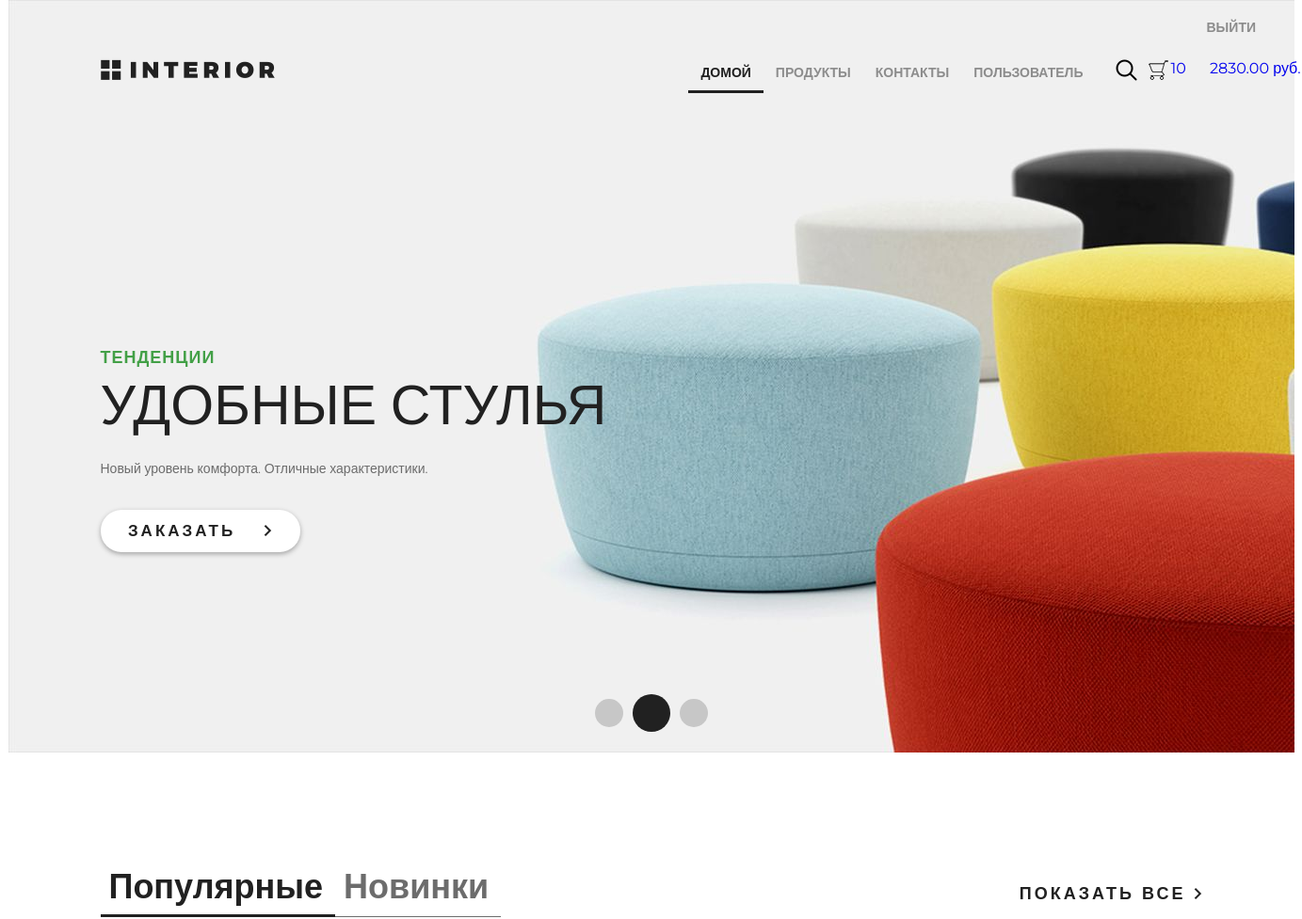
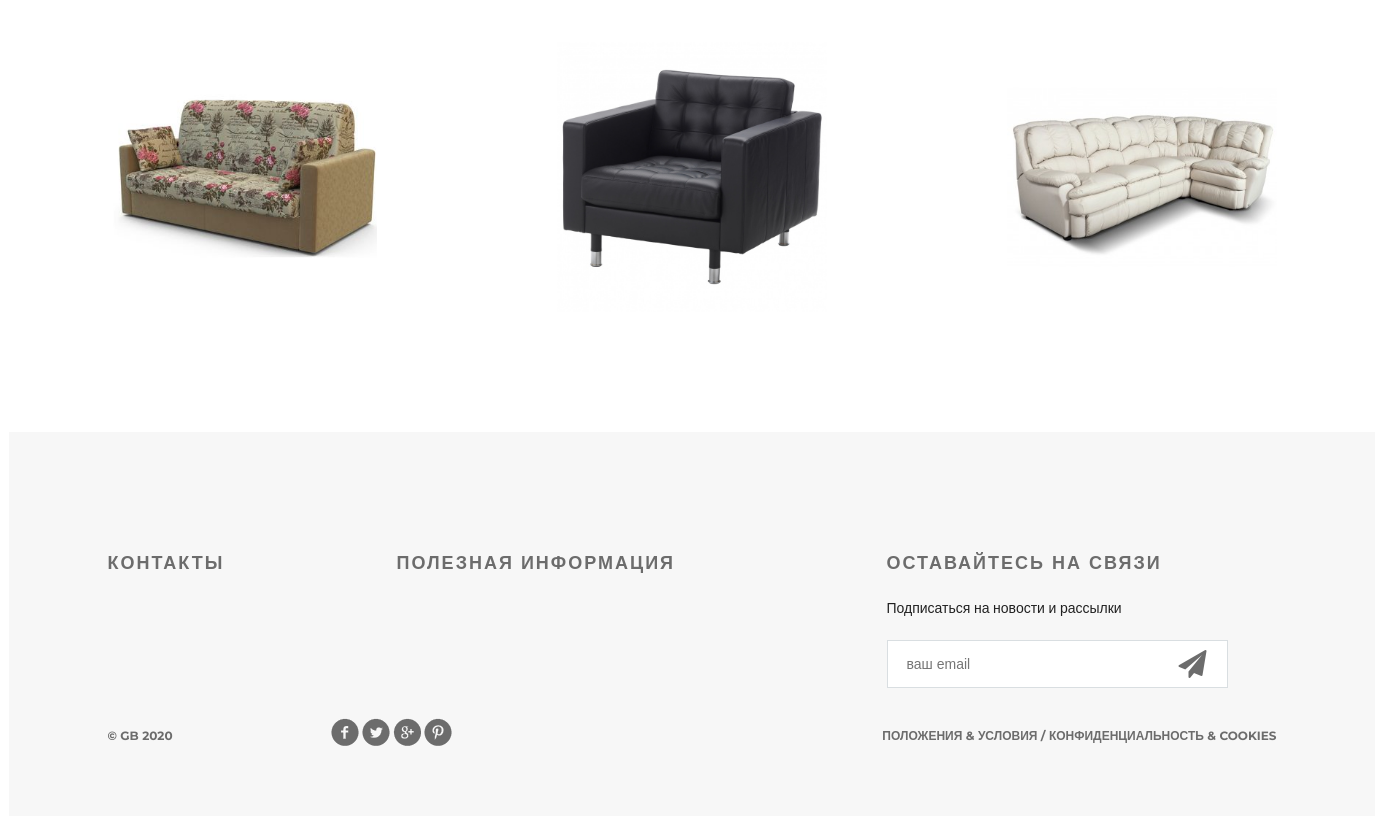
Page / (signed in) on the committed database (2 pictures, top to bottom).
### authapp/models.py (models this page shows)
class ShopUser(AbstractUser):
    avatar = models.ImageField(verbose_name='аватарка', upload_to='avatars', blank=True, null=True)
    age = models.PositiveSmallIntegerField(verbose_name='возраст', blank=True, null=True)

### basketapp/models.py (models this page shows, shortened)
class Order(models.Model):
    user = models.ForeignKey(settings.AUTH_USER_MODEL, on_delete=models.CASCADE, verbose_name='Пользователь')
    status = models.CharField(max_length=100, choices=ORDER_STATUSES, default=ORDER_START, verbose_name='Статус')
    total = models.PositiveIntegerField(default=0, verbose_name='Обшая стоимость')
    start_time = models.DateTimeField(auto_now_add=True, verbose_name='Дата добавления')
    update_time = models.DateTimeField(auto_now_add=True, verbose_name='Дата изменения')
    @property
    def order_count(self):
        order_positions = OrderPosition.objects.filter(order=self)
        count = sum(list(map(lambda x: x.quantity, order_positions)))
        return count

class OrderPosition(models.Model):
    order = models.ForeignKey(Order, on_delete=models.CASCADE, verbose_name='Номер заказа')
    product = models.ForeignKey(Product, on_delete=models.CASCADE, verbose_name='Продукт')
    quantity = models.PositiveSmallIntegerField(default=0, verbose_name='Количество')

### mainapp/models.py (models this page shows, shortened)
class Product(models.Model):
    category_id = models.ForeignKey(ProductCategory, on_delete=models.CASCADE)
    name = models.CharField(verbose_name='имя продукта', max_length=100)
    desc = models.TextField(verbose_name='описание продукта', blank=True)
    short_desc = models.CharField(verbose_name='краткое описание продукта', max_length=200, blank=True)
    img_src = models.ImageField(upload_to='products_img', blank=True)
    price = models.DecimalField(verbose_name='стоимость продукта', max_digits=8, decimal_places=2, default=0)
    quantity = models.IntegerField(verbose_name='количество единиц продукта', default=0)

### mainapp/views.py (the view)
# urls.py: path('', mainapp.main, name='main'),
def main(request):
    products = Product.objects.all().order_by('?')[:3]
    context = {
        'title': 'магазин - главная',
        'header_menu': header_menu,
        'products': products,
        'img_class': "img-product-270",
    }
    return render(request, 'mainapp/index.html', context)

### mainapp/templatetags/custom_tags.py (called while the page is built)
@register.simple_tag
def get_basket_count(request):
    count = 0
    if request.user.is_authenticated:
        order = Order.objects.filter(user=request.user, status=ORDER_START)
        if order.count():
            count = order.first().order_count
    return count

@register.simple_tag
def get_basket_price(request):
    price = ''
    if request.user.is_authenticated:
        order = Order.objects.filter(user=request.user, status=ORDER_START)
        if order.count():
            price = order.first().total
    if price > 0:
        price = f'{price:.2f}\xa0руб.'
    return price

### mainapp/templates/mainapp/index.html
{% extends 'mainapp/base.html' %}
{% load static %}
{% block header %}
<div class="slider">
	{% include 'mainapp/include/inc_header_menu.html' %}
	<div class="text-slider">
		<h3 class="green">тенденции</h3>
		<h3 class="big"> удобные стулья</h3>
		<p>Новый уровень комфорта. Отличные характеристики.</p>
		<a href="#" class="button-order">заказать <img src="{% static 'img/arrow.png' %}" alt=""></a>
	</div>
	<div class="navi">
		<a href="#"></a><a href="#"></a><a href="#"></a>
	</div>
</div>
{% endblock %}
{% block container %}
<div class="featured">
	<div class="featured-menu">
			<a class="active" href="#">Популярные</a><a href="#">Новинки</a>
	</div>
	<a class="explore" href="{% url 'products' %}">показать все <img src="{% static 'img/arrow.png' %}" alt=""></a>
	<div class="clearfix">
	</div>
	<div class="tab-content">
		{% include 'mainapp/include/inc_content_products.html' %}
	</div>
</div>
{% endblock %}

### mainapp/templates/mainapp/include/inc_header_menu.html
{% load custom_tags %}
<div class="header clearfix">
    <a href="/" class="logo"></a>
    <ul class="menu">
        {% for menu in header_menu %}
            {% if not menu.need_auth or request.user.is_authenticated %}
                <li><a href="{% url menu.href %}" {% if request.resolver_match.url_name == menu.href %}class="active"{% endif %}>
                    {{menu.name}}
                </a></li>
            {% endif %}
        {% endfor %}
    </ul>
    <a href="#" class="search"></a>
    {% if request.user.is_authenticated %}<a href="/basket/" class="basket"><span>{% get_basket_count request %}</span><span id="total">{% get_basket_price request %}</span></a>{% endif %}
    <a href="{% if request.user.is_authenticated %}/auth/logout{% else %}/auth/login{% endif %}" class="auth">
        {% if request.user.is_authenticated %}Выйти{% else %}Войти{% endif %}
    </a>
</div>

### mainapp/templates/mainapp/include/inc_content_products.html (shortened to what this page needs)
{% load static %}
{% for item in products %}
<div class="block">
    <a href="/products/{{ item.pk }}"><img class="{{img_class}}" src="/media/{{ item.img_src }}" alt="">
    </a>
</div>
{% endfor %}

### static/style.css (style rules this page uses)
* { margin: 0; padding: 0; }
body { font-family: 'Montserrat', sans-serif; }
html, body { height: 100%; }
.slider { height: 800px; background-image: url(img/slider.jpg); padding-left: 98px; padding-right: 211px; position: relative; }
.logo { background-image: url(img/logo.png); margin-top: 63px; width: 185px; height: 22px; float: left; }
.menu { list-style-type: none; margin-top: 67px; float: right; }
.menu li { float: left; }
.menu a { color: #8c8c8c; font-size: 14px; font-weight: 700; text-align: right; text-transform: uppercase; text-decoration: none; padding: 10px 13px; }
.menu .active { color: #212121; font-weight: 700; border-bottom: 3px solid #212121; }
.search { display: block; width: 23px; height: 23px; background-image: url(img/search.png); position: absolute; top: 63px; left: 1176px; }
.basket { display: block; width: 23px; height: 23px; background-image: url(img/basket.png); position: absolute; top: 63px; left: 1210px; text-decoration: none; }
.basket span { margin-left: 25px; }
.auth { display: block; position: absolute; margin-top: 10px; left: 1260px; color: #8c8c8c; font-size: 14px; font-weight: 700; text-align: right; text-transform: uppercase; text-decoration: none; padding: 10px 13px; }
.clearfix:after { content: ""; display: block; clear: both; }
.text-slider { margin-top: 288px; position: absolute; }
.text-slider p { color: #6c6c6c; font-size: 14px; text-align: left; width: 458px; line-height: 24px; }
.button-order { background-color: #ffffff; box-shadow: 0px 2px 4.85px 0.15px rgba(33, 33, 33, 0.35); width: 212px; height: 45px; display: block; text-transform: uppercase; text-align: center; border-radius: 22px; text-decoration: none; color: #212121; font-size: 17px; font-weight: 700; line-height: 45px; margin-top: 32px; letter-spacing: 3px; }
.button-order img { padding-left: 22px; }
.green { text-transform: uppercase; color: #43a047; font-size: 18px; font-weight: 700; text-align: left; margin-bottom: 22px; line-height: 13px; letter-spacing: 1px; }
.big { color: #212121; font-size: 59px; line-height: 43px; text-transform: uppercase; font-weight: 100; margin-bottom: 34px; }
.navi { position: absolute; bottom: 22px; right: 618px; display: flex; width: 130px; height: 40px; justify-content: space-between; align-items: center; }
.navi a { display: block; width: 30px; height: 30px; border-radius: 50%; background-color: rgba(33, 33, 33, 0.2); float: left; margin: 0px 5px; }
.navi a:nth-child(2) { display: block; width: 40px; height: 40px; border-radius: 50%; background-color: #212121; float: left; margin: 0px; }
.featured { padding-left: 98px; padding-right: 98px; }
.featured-menu { margin-top: 120px; width: 300px; height: 49px; float: left; }
.featured-menu a { color: #6c6c6c; font-size: 36px; font-weight: 700; text-align: left; text-decoration: none; border-bottom: 1px solid #6c6c6c; padding-bottom: 10px; padding-right: 13px; padding-left: 9px; }
.featured-menu .active { font-size: 36px; font-weight: 700; text-align: left; color: #212121; border-bottom: 3px solid #212121; padding-bottom: 8px; }
.explore { text-transform: uppercase; color: #212121; font-size: 18px; font-weight: 700; line-height: 24px; text-align: center; float: right; margin-top: 138px; letter-spacing: 3px; text-decoration: none; }
.tab-content { margin-top: 50px; display: flex; justify-content: space-between; margin-bottom: 120px; }
.tab-content .block { height: 270px; width: 270px; position: relative; }
.img-product-270 { height: 270px; width: 270px; }

### rows in the picture
ShopUser: id.quantity "10", id.total "2830.00 руб."
Product: img_src (picture)
Product: img_src (picture)
Product: img_src (picture)

### other values in the picture
{{ menu.name }} "ДОМОЙ" "ПРОДУКТЫ" "КОНТАКТЫ" "ПОЛЬЗОВАТЕЛЬ"
